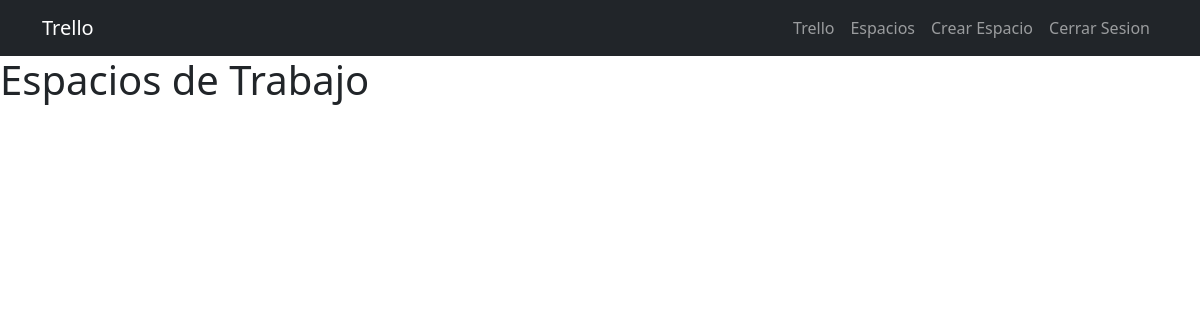
The app's page /espacios/ (signed in), older data.
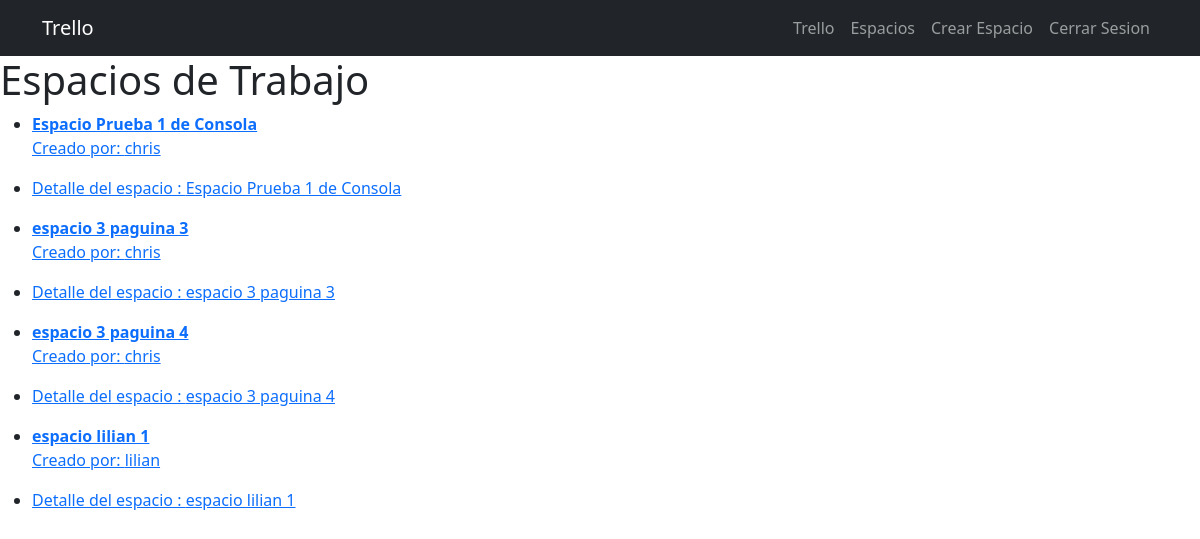
The same page, newer data.
### tasks/models.py (models this page shows, shortened)
class EspacioDeTrabajo(models.Model):
    nombre = models.CharField(max_length=100)
    creador = models.ForeignKey(User, on_delete=models.CASCADE, related_name='espacios_creados')
    miembros = models.ManyToManyField(User, related_name='espacios')
    activo = models.BooleanField(default=True)

### tasks/views.py (the view)
# urls.py: path('espacios/', views.espacios, name='espacios'),
@login_required
def espacios(request):
    espacios = EspacioDeTrabajo.objects.filter(miembros = request.user)
    return render(request, 'espacios.html', {"espacios": espacios})

### tasks/templates/espacios.html
{% extends 'base.html' %}
{% block content %}
<h1>Espacios de Trabajo</h1>
<ul>
  {% for espacio in espacios %}
  <li>
    <a href="{% url 'tableros' espacio.id %}">
      <strong>{{espacio.nombre}}</strong>
      <p>Creado por: {{espacio.creador}}</p>
    </a>
  </li>
  <li><a href="{% url 'espacio_detalle' espacio.id %}"><p>Detalle del espacio : {{espacio.nombre}}</p> </a></li>
  {% endfor %}
</ul>
{% endblock %}

### tasks/templates/base.html (shortened to what this page needs)
<!DOCTYPE html>
<html lang="en">
<head>
    <link rel="stylesheet" href="https://cdn.jsdelivr.net/npm/bootstrap@5.2.0/dist/css/bootstrap.min.css">
</head>
<body>
    {% include '_navbar.html' %}
    {% block content %}
    {% endblock %}
</body>
</html>

### tasks/templates/_navbar.html (shortened to what this page needs)
<nav class="navbar navbar-expand-lg navbar-dark bg-dark">
  <div class="container">
    <a class="navbar-brand" href="/">Trello</a>
    <div class="collapse navbar-collapse" id="navbarNav">
      <ul class="navbar-nav ms-auto">
        <li class="nav-item">
          <a href="/" class="nav-link">Trello</a>
        </li>
        {% if user.is_authenticated %}
        <li class="nav-item">
          <a href="{% url 'espacios' %}" class="nav-link">Espacios</a>
        </li>
        <li class="nav-item">
          <a href="{% url 'crear_espacio' %}" class="nav-link">Crear Espacio</a>
        </li>
        <li class="nav-item">
          <a class="nav-link" href="/logout">Cerrar Sesion</a>
        </li>
        {% endif %}
      </ul>
    </div>
  </div>
</nav>

Row changes from the older to the newer data that the page shows:
added EspacioDeTrabajo: nombre "Espacio Prueba 1 de Consola", creador "chris"
added EspacioDeTrabajo: nombre "espacio 3 paguina 3", creador "chris"
added EspacioDeTrabajo: nombre "espacio 3 paguina 4", creador "chris"
added EspacioDeTrabajo: nombre "espacio lilian 1", creador "lilian"
